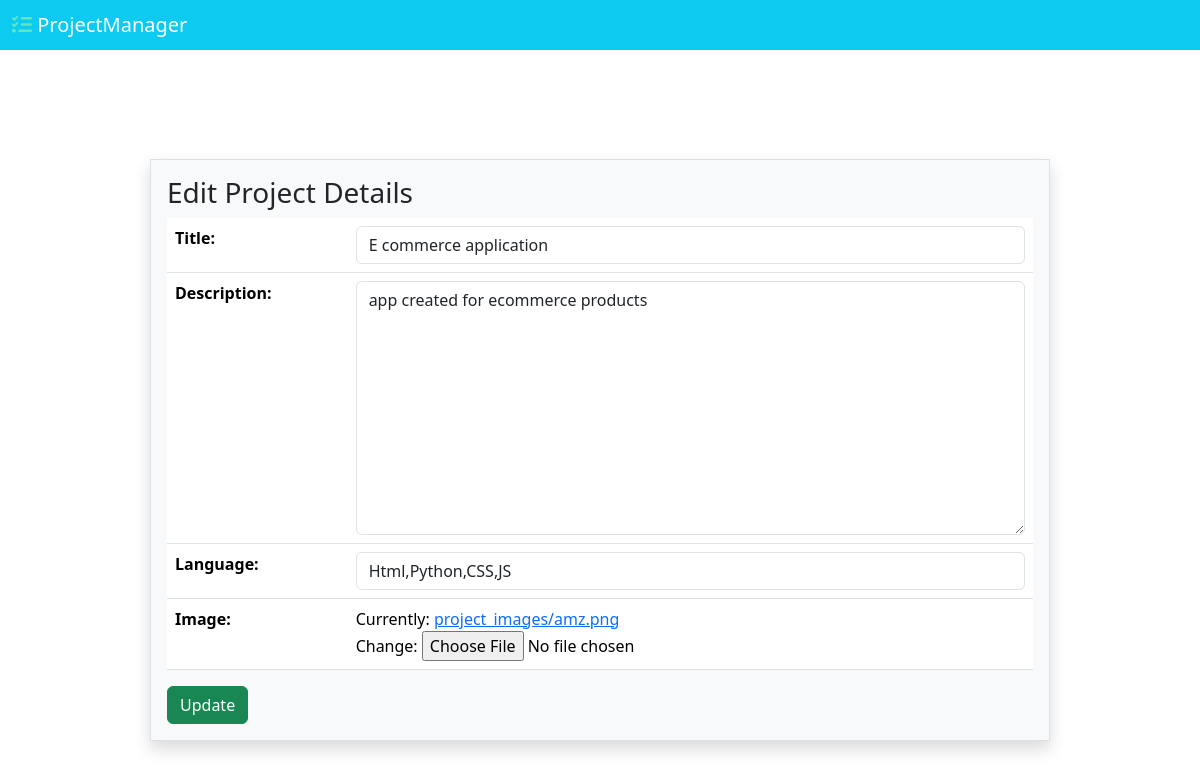
The app's page /project/pedit/1 with its own data.
### project/models.py (models this page shows)
class Projects(models.Model):
    title=models.CharField(max_length=100)
    description=models.CharField(max_length=500)
    language=models.CharField(max_length=100)
    image=models.ImageField(upload_to='project_images')

### project/views.py (the view, shortened to what this page needs)
# urls.py: path('pedit/<int:id>',EditProjectView.as_view(),name='pedit')
class EditProjectView(View):
    def get(self,request,**kwargs):
        pid=kwargs.get('id')
        project=Projects.objects.get(id=pid)
        form=ProjectModelForm(instance=project)
        return render(request,"pedit.html",{"form":form})

### project/forms.py
class ProjectModelForm(forms.ModelForm):
    class Meta:
        model=Projects
        fields="__all__"
        widgets={
            "title":forms.TextInput(attrs={"class":"form-control","placeholder":"Enter title"}),
            "description":forms.Textarea(attrs={"class":"form-control","placeholder":"Enter Description"}),
            "language":forms.TextInput(attrs={"class":"form-control"}),
        }

### project/templates/pedit.html (shortened to what this page needs)
{% extends 'pnavheader.html' %}
{% block header %}
       <div class="d-flex justify-content-center align-items-center" style="height: 100vh;">
        <div class="w-75 border shadow bg-light p-3">
            <h3> Edit Project Details</h3>
            <form action="" enctype=" multipart/form-data" method="post">
                <table class="table">
                    {{form.as_table}}
                </table>
                <button class="btn btn-success">Update</button>
            </form>
        </div>
       </div>
       {% endblock header %}

### records on screen
Projects: title "E commerce application", description "app created for ecommerce products", language "Html,Python,CSS,JS"
